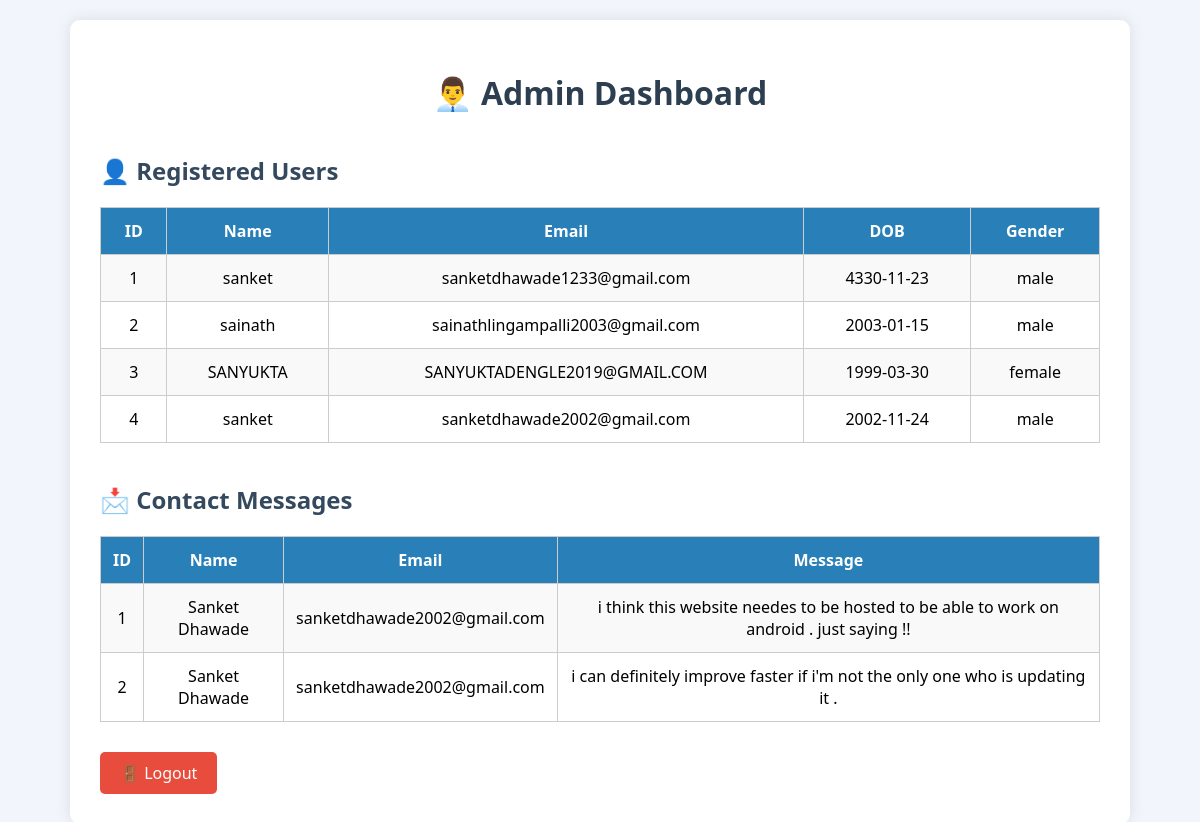
The app's page /admin_dashboard (signed in), older data.
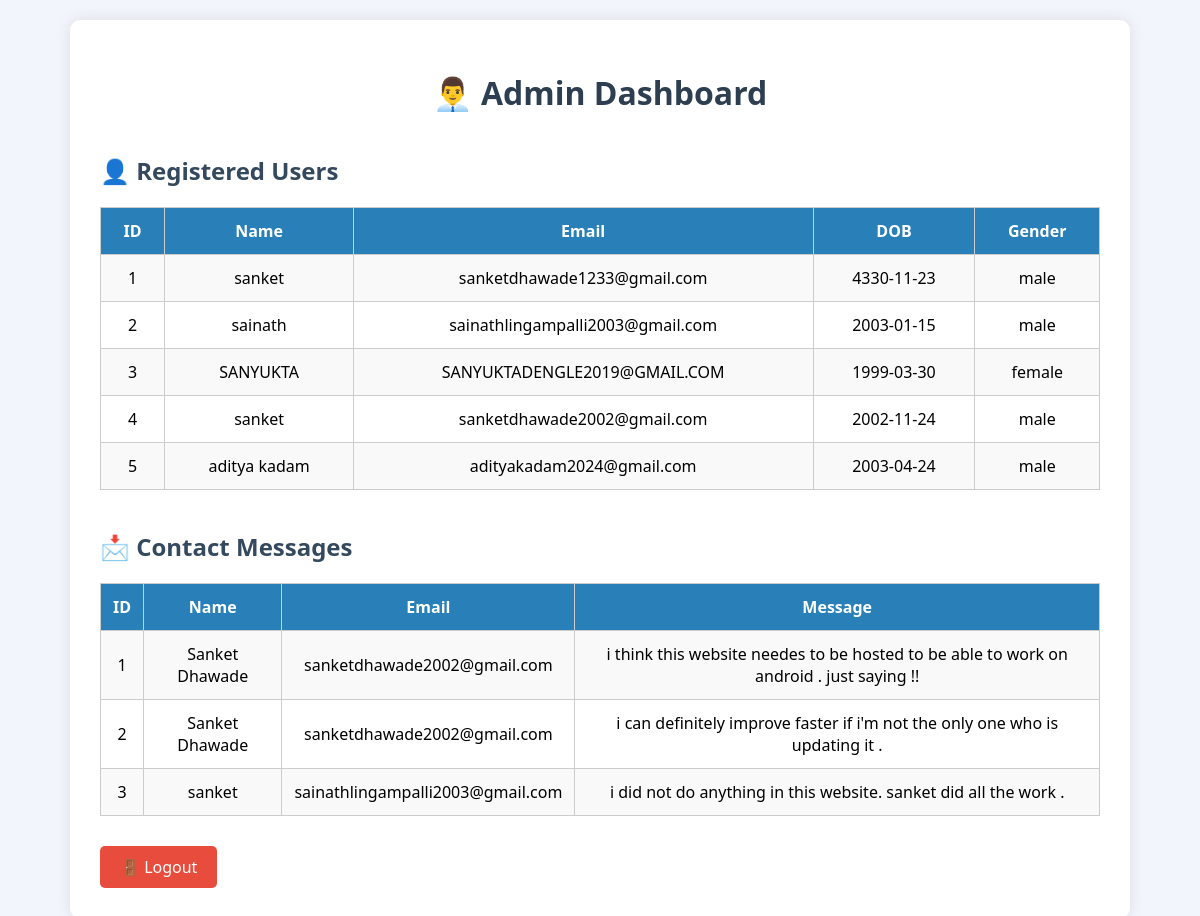
The same page, newer data.
### tables this page shows
CREATE TABLE users (
        id INTEGER PRIMARY KEY AUTOINCREMENT,
        name TEXT NOT NULL,
        email TEXT UNIQUE NOT NULL,
        dob TEXT NOT NULL,
        gender TEXT NOT NULL,
        password TEXT NOT NULL
    );

CREATE TABLE contacts (
            id INTEGER PRIMARY KEY AUTOINCREMENT,
            name TEXT NOT NULL,
            email TEXT NOT NULL,
            message TEXT NOT NULL
        );

### app.py (the view)
@app.route('/admin_dashboard')
def admin_dashboard():
    if 'admin' not in session:
        return redirect(url_for('admin_login'))
    conn = get_db_connection()
    users = conn.execute("SELECT * FROM users").fetchall()
    contacts = conn.execute("SELECT * FROM contacts").fetchall()
    conn.close()
    return render_template('admin_dashboard.html', users=users, contacts=contacts)

### app.py (called while the page is built)
def get_db_connection():
    conn = sqlite3.connect('farmhub.db')
    conn.row_factory = sqlite3.Row
    return conn

### templates/admin_dashboard.html (shortened to what this page needs)
<!DOCTYPE html>
<html lang="en">
<head>
</head>
<body>
  <div class="dashboard">
    <h1>👨‍💼 Admin Dashboard</h1>
    <h2>👤 Registered Users</h2>
    <table>
      <tr><th>ID</th><th>Name</th><th>Email</th><th>DOB</th><th>Gender</th></tr>
      {% for user in users %}
        <tr>
          <td>{{ user.id }}</td>
          <td>{{ user.name }}</td>
          <td>{{ user.email }}</td>
          <td>{{ user.dob }}</td>
          <td>{{ user.gender }}</td>
        </tr>
      {% endfor %}
    </table>
    <h2>📩 Contact Messages</h2>
    <table>
      <tr><th>ID</th><th>Name</th><th>Email</th><th>Message</th></tr>
      {% for contact in contacts %}
        <tr>
          <td>{{ contact.id }}</td>
          <td>{{ contact.name }}</td>
          <td>{{ contact.email }}</td>
          <td>{{ contact.message }}</td>
        </tr>
      {% endfor %}
    </table>
    <a href="{{ url_for('logout') }}">🚪 Logout</a>
  </div>
</body>
</html>

### templates/admin_dashboard.html (style rules this page uses)
body { font-family: 'Segoe UI', Tahoma, Geneva, Verdana, sans-serif; background: #f2f6fc; margin: 0; padding: 20px; }
h1 { text-align: center; color: #2c3e50; }
h2 { color: #34495e; margin-top: 40px; }
.dashboard { max-width: 1000px; margin: auto; background: #ffffff; padding: 30px; border-radius: 10px; box-shadow: 0 0 15px rgba(0,0,0,0.1); }
table { width: 100%; border-collapse: collapse; margin-top: 15px; }
th, td { border: 1px solid #ccc; padding: 12px; text-align: center; }
th { background-color: #2980b9; color: white; }
tr:nth-child(even) { background-color: #f9f9f9; }
a { display: inline-block; margin-top: 30px; padding: 10px 20px; text-decoration: none; background-color: #e74c3c; color: white; border-radius: 5px; transition: background-color 0.3s ease; }

Row changes from the older to the newer data that the page shows:
added users: id "5", name "aditya kadam", email "adityakadam2024@gmail.com", dob "2003-04-24", gender "male"
added contacts: id "3", name "sanket", email "sainathlingampalli2003@gmail.com", message "i did not do anything in this website. sanket did all the work ."
